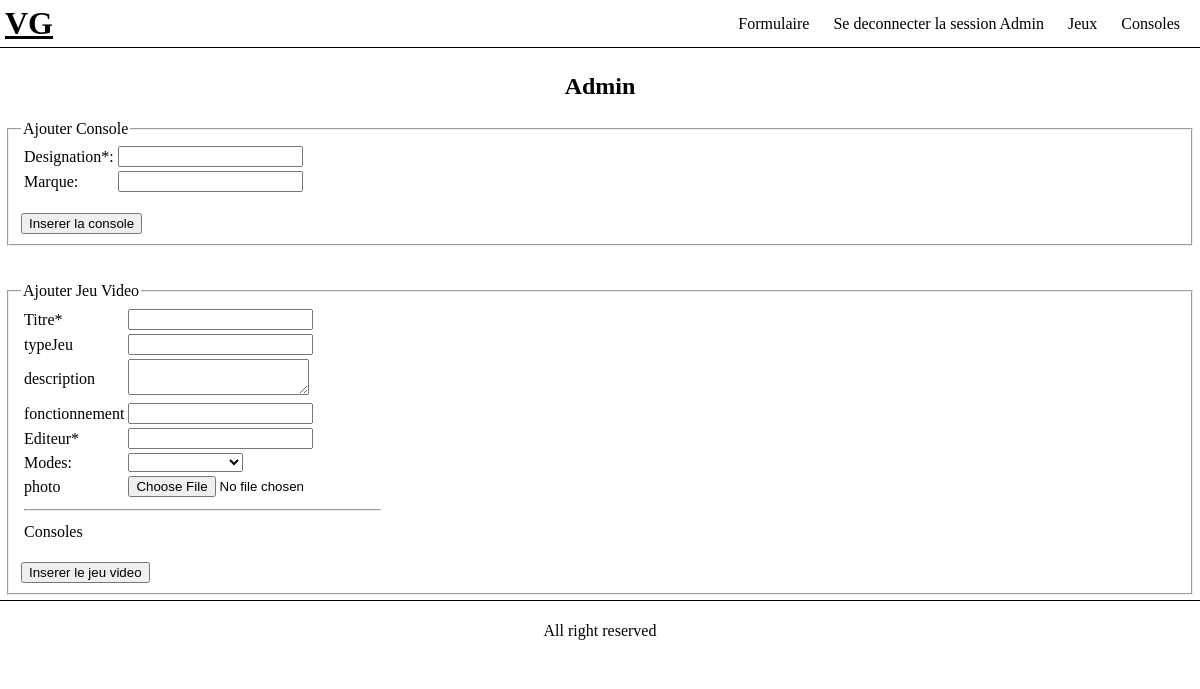
/site/admin.php, run on an earlier commit of the app's database.
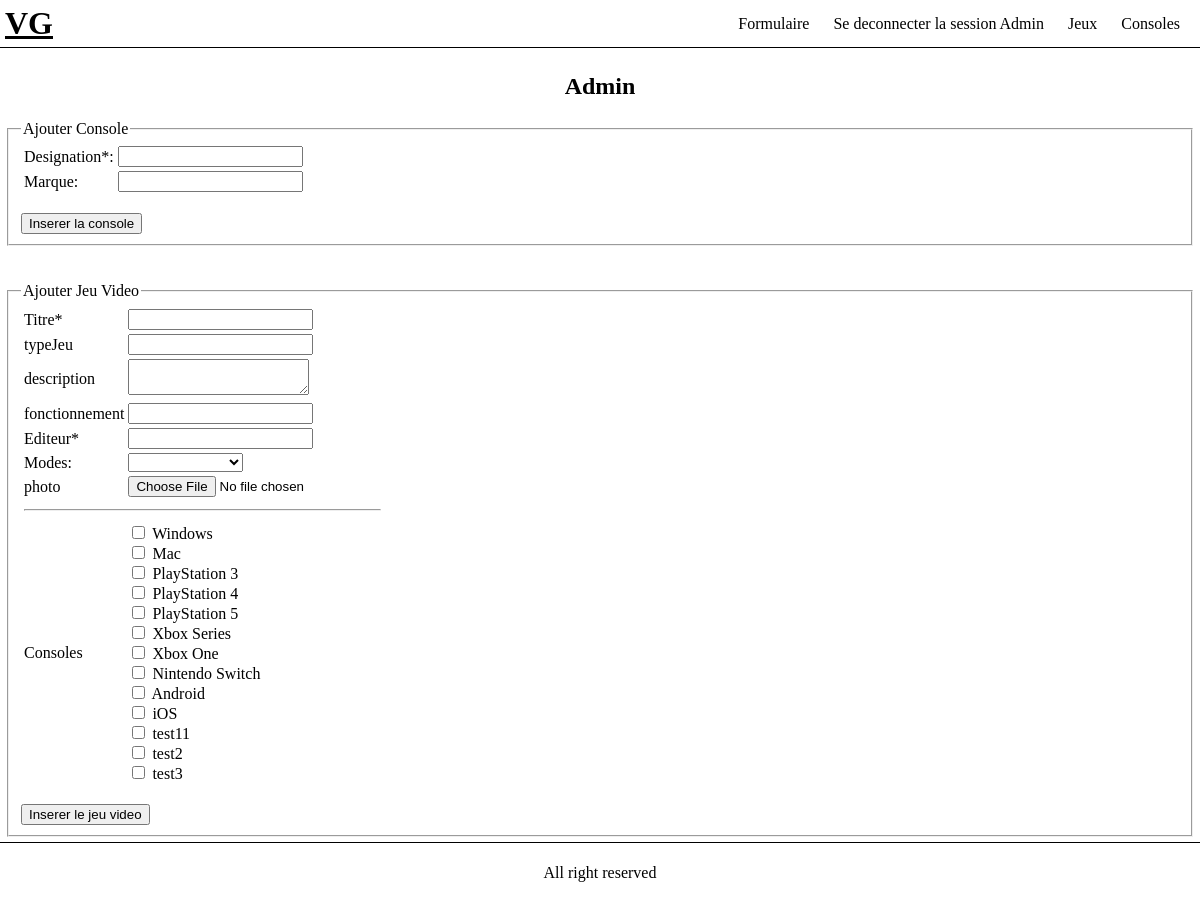
And on a later commit of the database.
### tables this page shows
CREATE TABLE `console` (
  `id_console` int(10) UNSIGNED NOT NULL,
  `codeConsole` varchar(5) NOT NULL,
  `designation` varchar(20) NOT NULL,
  `marque` varchar(20) NOT NULL
);

### site/admin.php (the view, shortened to what this page needs)
<?php
include("inc.config.php");
$sqlc = "SELECT * FROM console";
$resultc = mysqli_query($conn, $sqlc);
include("inc.head.php");
?>
<h2>Admin</h2>
<section>
    <form action="" method="POST">
        <fieldset>
            <legend>Ajouter Console</legend>
            <table>
                <tr>
                    <td><label for="designation">Designation*:</label></td>
                    <td><input type="text" name="designation" id="designation" required></td>
                </tr>
                <tr>
                    <td><label for="marque">Marque:</label></td>
                    <td><input type="text" name="marque" id="marque"></td>
                </tr>
            </table>
            <br>
            <input type="submit" value="Inserer la console" name="console">
        </fieldset>
    </form>
</section>
<br>
<br>
<section>
    <form action="" method="POST" enctype="multipart/form-data">
        <fieldset>
            <legend>Ajouter Jeu Video</legend>
            <table>
                <tr>
                    <td><label for="titre">Titre*</label></td>
                    <td><input type="text" name="titre" id="titre" required></td>
                </tr>
                <tr>
                    <td><label for="typeJeu">typeJeu</label></td>
                    <td><input type="text" name="typeJeu" id="typeJeu"></td>
                </tr>
                <tr>
                    <td><label for="description">description</label></td>
                    <td><textarea name="description" id="description"></textarea></td>
                </tr>
                <tr>
                    <td><label for="fonctionnement">fonctionnement</label></td>
                    <td><input type="text" name="fonctionnement" id="fonctionnement"></td>
                </tr>
                <tr>
                    <td><label for="editeur">Editeur*</label></td>
                    <td><input type="text" name="editeur" id="editeur" required></td>
                </tr>
                <tr>
                    <td><label for="mode">Modes: </label></td>
                    <td>
                        <select name="mode" id="mode" required>
                            <option value="0"></option>
                            <option value="1">En ligne</option>
                        </select>
                    </td>
                </tr>
                <tr>
                    <td><label for="photo">photo</label></td>
                    <td><input type="file" name="photo" id="photo"></td>
                </tr>
                <tr>
                    <td colspan="2">
                        <hr>
                    </td>
                </tr>
                <tr>
                    <td><label>Consoles</label></td>
                    <td><?php
                        if (mysqli_num_rows($resultc) > 0) {
                            while ($rowc = mysqli_fetch_assoc($resultc)) {
                        ?>
                                <input type="checkbox" name="codeConsole[]" id='<?php echo $rowc["codeConsole"] ?>' value='<?php echo $rowc["codeConsole"] ?>'>
                                <label for='<?php echo $rowc["codeConsole"] ?>'><?php echo $rowc["designation"] ?></label><br>
                        <?php }
                        } ?>
                    </td>
                </tr>
            </table>
            <br>
            <input type="submit" value="Inserer le jeu video" name="jeuvideo">
        </fieldset>
    </form>
</section>
<?php
include("inc.footer.php");
?>

What changed in the data, as far as the page shows it:
added console: designation "Windows"
added console: designation "Mac"
added console: designation "PlayStation 3"
added console: designation "PlayStation 4"
added console: designation "PlayStation 5"
added console: designation "Xbox Series"
added console: designation "Xbox One"
added console: designation "Nintendo Switch"
added console: designation "Android"
added console: designation "iOS"
added console: designation "test11"
added console: designation "test2"
added console: designation "test3"
